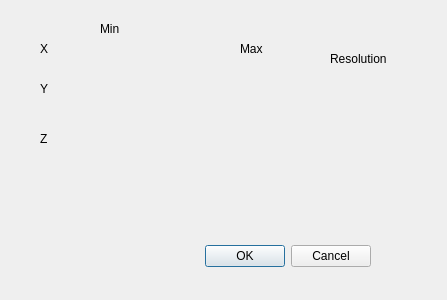
<?xml version="1.0" encoding="UTF-8"?>
<ui version="4.0">
 <class>Dialog</class>
 <widget class="QDialog" name="Dialog">
  <property name="geometry">
   <rect>
    <x>0</x>
    <y>0</y>
    <width>447</width>
    <height>300</height>
   </rect>
  </property>
  <property name="windowTitle">
   <string>Dialog</string>
  </property>
  <widget class="QDialogButtonBox" name="buttonBox">
   <property name="geometry">
    <rect>
     <x>30</x>
     <y>240</y>
     <width>341</width>
     <height>32</height>
    </rect>
   </property>
   <property name="orientation">
    <enum>Qt::Horizontal</enum>
   </property>
   <property name="standardButtons">
    <set>QDialogButtonBox::Cancel|QDialogButtonBox::Ok</set>
   </property>
  </widget>
  <widget class="QLabel" name="label">
   <property name="geometry">
    <rect>
     <x>40</x>
     <y>40</y>
     <width>68</width>
     <height>17</height>
    </rect>
   </property>
   <property name="text">
    <string>X</string>
   </property>
  </widget>
  <widget class="QLabel" name="label_2">
   <property name="geometry">
    <rect>
     <x>40</x>
     <y>80</y>
     <width>68</width>
     <height>17</height>
    </rect>
   </property>
   <property name="text">
    <string>Y</string>
   </property>
  </widget>
  <widget class="QLabel" name="label_3">
   <property name="geometry">
    <rect>
     <x>40</x>
     <y>130</y>
     <width>68</width>
     <height>17</height>
    </rect>
   </property>
   <property name="text">
    <string>Z</string>
   </property>
  </widget>
  <widget class="QLabel" name="label_4">
   <property name="geometry">
    <rect>
     <x>100</x>
     <y>20</y>
     <width>68</width>
     <height>17</height>
    </rect>
   </property>
   <property name="text">
    <string>Min</string>
   </property>
  </widget>
  <widget class="QLabel" name="label_5">
   <property name="geometry">
    <rect>
     <x>240</x>
     <y>40</y>
     <width>68</width>
     <height>17</height>
    </rect>
   </property>
   <property name="text">
    <string>Max</string>
   </property>
  </widget>
  <widget class="QLabel" name="label_6">
   <property name="geometry">
    <rect>
     <x>330</x>
     <y>50</y>
     <width>68</width>
     <height>17</height>
    </rect>
   </property>
   <property name="text">
    <string>Resolution</string>
   </property>
  </widget>
 </widget>
 <resources/>
 <connections>
  <connection>
   <sender>buttonBox</sender>
   <signal>accepted()</signal>
   <receiver>Dialog</receiver>
   <slot>accept()</slot>
   <hints>
    <hint type="sourcelabel">
     <x>248</x>
     <y>254</y>
    </hint>
    <hint type="destinationlabel">
     <x>157</x>
     <y>274</y>
    </hint>
   </hints>
  </connection>
  <connection>
   <sender>buttonBox</sender>
   <signal>rejected()</signal>
   <receiver>Dialog</receiver>
   <slot>reject()</slot>
   <hints>
    <hint type="sourcelabel">
     <x>316</x>
     <y>260</y>
    </hint>
    <hint type="destinationlabel">
     <x>286</x>
     <y>274</y>
    </hint>
   </hints>
  </connection>
 </connections>
</ui>
